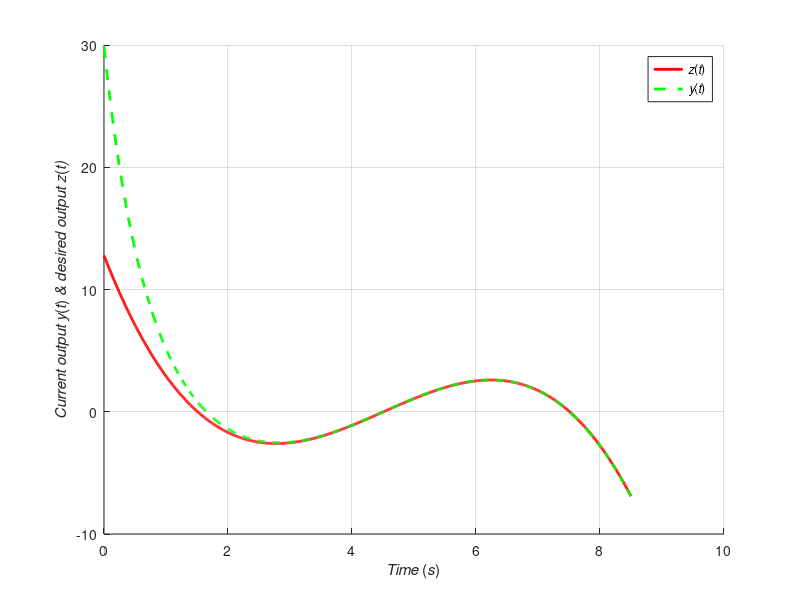
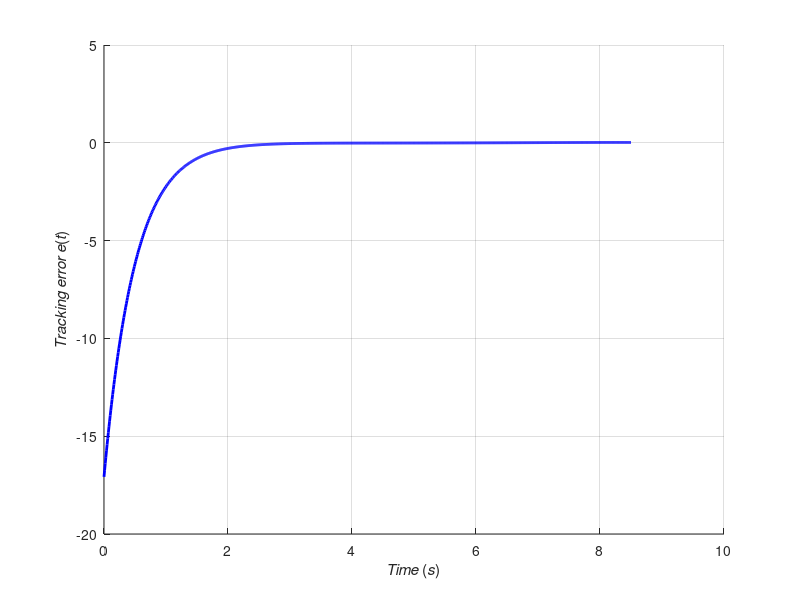

Write MATLAB code to recreate these figures, in order.
%==========================================================================
% Tutorial Control methods
% Topic: Linear quadratic (LQ) trajectory-tracking problem
% Authors: M.Trifonov 
% Email: trifonov.m@yahoo.com
% Date(dd-mm-yyyy): 08-04-2019
%==========================================================================
clc; clear all; close all
% Initial data for state-space model
a = -1; b = 1; c = 1;
d = 1; xi = 1;
% Components of weight matrixes F, Q, R
f = 0.05;
q = 50;
r = 0.2;
% Elements of the Riccati an linear vector diff eq equations
l=a-q*d/(r+q*d^2);
m=1./(r+q*d^2);
n=q*d/(r+q*d^2);
v=q-q^2*d^2/(r+q*d^2);
w=q-q^2*d^2/(r+q*d^2);
% Simulation parameters
tk = 8.5;  % end time
dt = 0.01; % step time
% Initial state for xx, k, g
xx = -5;  %initial state for a desired trajectory
k = f;
g = f*((xx^3 + 3*xx^2 - 6*xx - 8)/4); %
% Cycle in reverse time, calculation of the Riccati equation
i = 0;
for t = tk:-dt:0 
    % indixes
    i = i + 1;
    xx = xx + 0.01;
    % Desired trajectory
    z = (xx^3 + 3*xx^2 - 6*xx - 8)/4;
    % Riccati equation
    k = k-dt*(m*k^2 - 2.*l*k - v);   
    % linear vector diff eq
    g = g-dt*((k*m-l)*g+(k*n-w)*z + k*xi);   
    %
    tm(((tk/dt)+2)-i,1) = t;
    zm(((tk/dt)+2)-i,1) = z;
    km(((tk/dt)+2)-i,1) = k;    
    gm(((tk/dt)+2)-i,1) = g;
    
end

% Cycle for a calculation of the linear time-variant dynamic system
x = -1000; % 0 % initial state of the linear system
j = 0;
for t = 0:dt:tk
    j = j + 1;
    % Optimal control
    u = (gm(j,1)+q*d*zm(j,1)-(km(j,1)+q*d)*x)/(r+q*d^2);
    % State space model with external disturbance - Xi
    x = x + dt*(a*x + b*u + xi); % b=1
    y = c*x + d*u;              % c=1
    % Tracking error
    e = zm(j,1)-y;
    % To plotting 
    Y(j,1) = y;
    Z(j,1) = zm(j,1);
    E(j,1) = e;
end
% Plotting
figure(1);hold on;grid on
plot(tm(:,1),Z(:,1),'r','Linewidth',2);
plot(tm(:,1),Y(:,1),'--g','Linewidth',2);grid on
xlabel('\itTime \rm(\its\rm)'); ylabel('\itCurrent output y\rm(\itt\rm) \it& desired output z\rm(\itt\it)');
legend('\itz\rm(\itt\rm)','\ity\rm(\itt\rm)');
figure(2);hold on;grid on;
plot(tm(:,1),E(:,1),'b','Linewidth',2);
xlabel('\itTime \rm(\its\rm)'); ylabel('\itTracking error e\rm(\itt\rm)');
